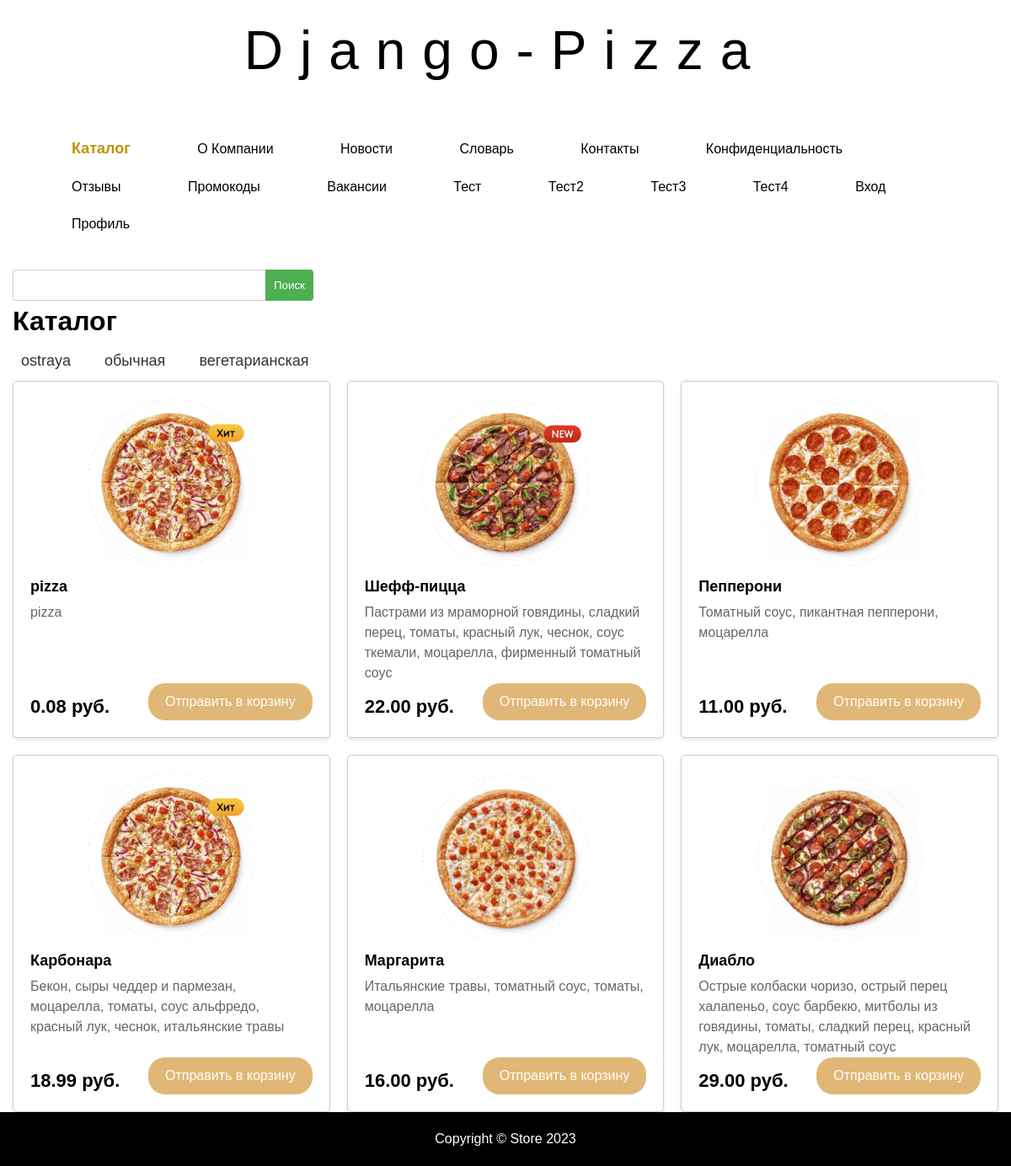
Screenshot of /products/ with the database file from the repository.
### products/models.py (models this page shows, shortened)
class ProductCategory(models.Model):
    name = models.CharField(max_length=128)
    description = models.TextField(null=True, blank=True)

class Product(models.Model):
    name = models.CharField(max_length=128)
    description = models.TextField(blank=True)
    price = models.DecimalField(max_digits=6, decimal_places=2)
    image = models.ImageField(upload_to='products_images')
    category = models.ForeignKey(to=ProductCategory, on_delete=models.CASCADE)

### products/views.py (the view)
# urls.py: path('products/', include('products.urls', namespace='products')),
def products(request):
    products_ = Product.objects.all()
    search_form = ProductSearchForm(request.GET)
    if search_form.is_valid():
        search_query = search_form.cleaned_data['search_query']
        products_ = products_.filter(name__icontains=search_query)
    context = {
        'title': 'products',
        'products': products_,
        'categories': ProductCategory.objects.all(),
        'search_form': search_form,
    }
    return render(request, 'products/products.html', context)

### products/forms.py
class ProductSearchForm(forms.Form):
    search_query = forms.CharField(label='Поиск', max_length=100)

### products/templates/products/products.html (shortened to what this page needs)
{% extends 'products/base.html' %}
{% load static %}
{% block css %}
    <link href="{% static 'vendor/css/products.css' %}" rel="stylesheet">
{% endblock %}
{% block footer %}
    <footer class="footer">
        <div class="container">
            <p class="m-0">Copyright &copy; Store 2023</p>
        </div>
    </footer>
{% endblock %}
{% block content %}
    <div class="container">
        <div>
            <form method="GET" action="">
                <div class="input-group">
                    <input type="text" name="search_query" class="search-input">
                    <button type="submit" class="search-button">Поиск</button>
                </div>
            </form>
        </div>
        <div class="row">
            <div>
                <h1>Каталог</h1>
                <div class="category-list">
                    {% for category in categories %}
                        <a href="{% url 'products:contacts' %}">{{ category.name }}</a>
                    {% endfor %}
                </div>
            </div>
            <div class="col-lg-9">
                <div class="grid-container">
                    {% for product in products %}
                        <div class="product-card">
                            <img src="{{ product.image.url }}" alt="Product Image" class="product-image">
                            <h3 class="product-name">{{ product.name }}</h3>
                            <p class="product-description">{{ product.description }}</p>
                            <div class="product-details">
                                <div class="product-price">{{ product.price }} руб.</div>
                                <a class="product-button" href="{% url 'products:basket_add' product.id %}">
                                    Отправить в корзину
                                </a>
                            </div>
                        </div>
                    {% endfor %}
                </div>
            </div>
        </div>
    </div>
{% endblock %}

### products/templates/products/base.html (shortened to what this page needs)
{% load static %}
<!DOCTYPE html>
<html lang="en">
<head>
    {% block css %}
    {% endblock %}
</head>
<body>
     <header class="header">
        <div class="container">
            <div class="row align-items-center justify-content-between">
               <nav class="nav">
                  <div class="logo">
                    <a href="{% url 'index' %}">
                        <p class="custom-font">Django-Pizza</p>
                    </a>
                  <ul>
                     <li><a href="{% url 'products:index' %}" class="active">Каталог</a></li>
                     <li><a href="{% url 'products:about' %}">О компании</a></li>
                     <li><a href="{% url 'products:news' %}">Новости</a></li>
                     <li><a href="{% url 'products:term' %}">Словарь</a></li>
                     <li><a href="{% url 'products:contacts' %}">Контакты</a></li>
                     <li><a href="{% url 'products:confidentiality' %}">Конфиденциальность</a></li>
                     <li><a href="{% url 'products:review' %}">Отзывы</a></li>
                     <li><a href="{% url 'products:promo' %}">Промокоды</a></li>
                     <li><a href="{% url 'products:vacancies' %}">Вакансии</a></li>
                     <li><a href="{% url 'products:test' %}">Тест</a></li>
                     <li><a href="{% url 'products:test2' %}">Тест2</a></li>
                     <li><a href="{% url 'products:test3' %}">Тест3</a></li>
                     <li><a href="{% url 'products:test4' %}">Тест4</a></li>
                     <li><a href="{% url 'users:login' %}">вход</a></li>
                     <li><a href="{% url 'users:profile' %}">профиль</a></li>
                  </ul>
               </nav>
            </div>
        </div>
     </header>
{% block content %}{% endblock %}
{% block footer %}{% endblock %}
</body>
</html>

### products/templates/products/products.html (style rules this page uses)
.grid-container { display: grid; grid-template-columns: repeat(3, 1fr); grid-gap: 20px; }
.product-card { border: 1px solid #ccc; border-radius: 5px; box-shadow: 0 2px 4px rgba(0, 0, 0, 0.1); padding: 20px; background-color: #fff; display: flex; flex-direction: column; }
.product-image { width: 100%; max-height: 200px; object-fit: contain; margin-bottom: 10px; transition: transform 0.3s ease; }
.product-name { font-weight: bold; font-size: 18px; margin-bottom: 5px; }
.product-description { color: #666; margin-bottom: auto; }
.product-price { font-weight: bold; font-size: 22px; margin-top: auto; }
.product-button { display: inline-block; margin-top: auto; padding: 10px 20px; background-color: #e0b776; color: #fff; text-decoration: none; border-radius: 20px; }
.product-details { display: flex; justify-content: space-between; align-items: center; }
.category-list { display: flex; gap: 20px; font-size: 18px; }
.category-list a { text-decoration: none; color: #333; transition: color 0.3s; padding: 10px; }
.footer { background-color: #000; color: #fff; padding: 20px; text-align: center; }
.input-group { display: flex; margin-top: 20px; }
.search-input { padding: 10px; border: 1px solid #ccc; border-right: none; border-radius: 4px 0 0 4px; width: 300px; }
.search-button { background-color: #4CAF50; color: white; border: none; padding: 10px; border-radius: 0 4px 4px 0; cursor: pointer; }

### rows the page displays
ProductCategory: name "ostraya"
ProductCategory: name "обычная"
ProductCategory: name "вегетарианская"
Product: image (picture), name "pizza", description "pizza", price "0.08"
Product: image (picture), name "Шефф-пицца", description "Пастрами из мраморной говядины, сладкий перец, томаты, красный лук, чеснок, соус ткемали, моцарелла, фирменный томатный соус", price "22.00"
Product: image (picture), name "Пепперони", description "Томатный соус, пикантная пепперони, моцарелла", price "11.00"
Product: image (picture), name "Карбонара", description "Бекон, сыры чеддер и пармезан, моцарелла, томаты, соус альфредо, красный лук, чеснок, итальянские травы", price "18.99"
Product: image (picture), name "Маргарита", description "Итальянские травы, томатный соус, томаты, моцарелла", price "16.00"
Product: image (picture), name "Диабло", description "Острые колбаски чоризо, острый перец халапеньо, соус барбекю, митболы из говядины, томаты, сладкий перец, красный лук, моцарелла, томатный соус", price "29.00"
